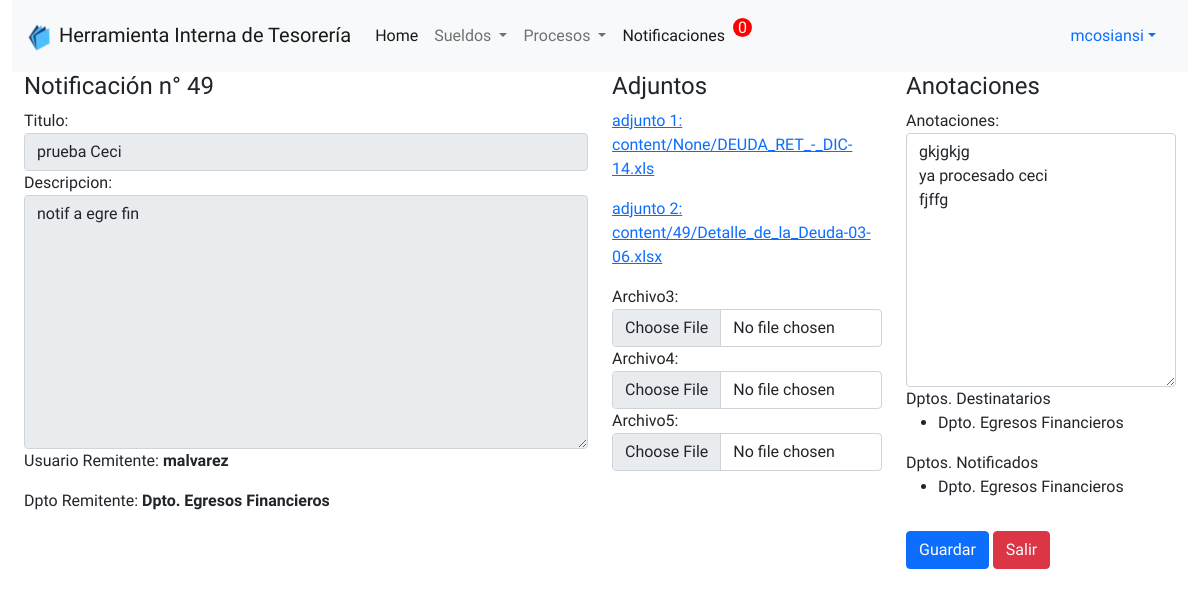
/notificaciones/update/49/ (signed in), run on the app's committed database.
### notificaciones/models.py (models this page shows)
class Notificaciones(models.Model):
	titulo = models.CharField(max_length=255)
	descripcion = models.TextField()
	archivo1 = models.FileField(
		upload_to=content_file_name,
		blank=True,null=True)
	archivo2 = models.FileField(
		upload_to=content_file_name,
		blank=True,null=True)
	archivo3 = models.FileField(
		upload_to=content_file_name,
		blank=True,null=True)
	archivo4 = models.FileField(
		upload_to=content_file_name,
		blank=True,null=True)
	archivo5 = models.FileField(
		upload_to=content_file_name,
		blank=True,null=True)
	usuario_remitente = models.ForeignKey(User,on_delete=models.CASCADE)
	depto_rem = models.ForeignKey(Group,on_delete=models.CASCADE,related_name='Departamento_Origen')
	usuarios_notif = models.TextField(blank=True,null=True) #diccionario con el usuario y la fecha
	deptos_destino = models.ManyToManyField(Group,related_name='Departamentos_Destino')
	deptos_notif = models.ManyToManyField(Group,related_name='Departamentos_Notificados',blank=True)
	created = models.DateTimeField(auto_now_add=True, verbose_name="Fecha de creación")
	updated = models.DateTimeField(auto_now=True, verbose_name="Fecha de edición")
	anotaciones = models.TextField(blank=True,null=True)
	class Meta:
		verbose_name = "Notificacion"
		verbose_name_plural = "Notificaciones"
		ordering = ['-created']

### notificaciones/views.py (the view, shortened to what this page needs)
# urls.py: path('update/<int:pk>/', views.NotificacionesUpdateView.as_view(), name='notificaciones_update'),
@method_decorator(login_required(login_url='/accounts/login/'), name='dispatch')
class NotificacionesUpdateView(UpdateView):
	model = Notificaciones
	template_name_suffix = '_update_form'
	form_class = Update_form
	success_url  = reverse_lazy('notificaciones')
	def get_context_data(self,**kwargs):
		context = super(NotificacionesUpdateView,self).get_context_data(**kwargs)
		grupo_user = str(self.request.user.groups.all()[0])
		objeto = Notificaciones.objects.get(pk=self.kwargs.get('pk'))
		patern="<Group: ([A-Za-z0-9 _]+)>"
		lista_obj = objeto.deptos_notif.all()
		lista_dptos_notif = []
		for i in lista_obj:
			lista_dptos_notif.append(str(i))
		lista_obj_dest = objeto.deptos_destino.all()
		lista_dptos_dest = []
		for i in lista_obj_dest:
			lista_dptos_dest.append(str(i))
		context['grupo_user'] = grupo_user
		context['lista_dptos_notif'] = lista_dptos_notif
		context['lista_dptos_dest'] = lista_dptos_dest
		anterior = self.request.META.get('HTTP_REFERER')
		context['anterior'] = anterior
		return context

### notificaciones/forms.py
class Update_form(forms.ModelForm):
	class Meta:
		model = Notificaciones
		fields = ["titulo",
				"descripcion",
				"archivo1",
				"archivo2",
				"archivo3",
				"archivo4",
				"archivo5",
				"anotaciones",
				]
	def __init__(self, *args, **kwargs):
		super(Update_form, self).__init__(*args, **kwargs)
		for field in self.fields:
			self.fields[field].widget.attrs.update({'class': 'form-control'})
		"""
		agregar readonly a los campos del formulario  a editar
		la idea es que al editar no se pueda modificar el titulo y la descripción de la notificación original
		"""
		self.fields["titulo"].widget.attrs['readonly'] = True
		self.fields["descripcion"].widget.attrs['readonly'] = True

### core/templatetags/tags.py (called while the page is built)
@register.filter
def n_notif(dpto):
	try:
	    notif = Notificaciones.objects.filter(deptos_destino=dpto)
	    notif = notif.exclude(deptos_notif=dpto)
	    return len(notif)
	except:
		return 0

@register.filter(name='has_group')
def has_group(user, group_name):
    group = Group.objects.get(name=group_name)
    return True if group in user.groups.all() else False

### notificaciones/templates/notificaciones/notificaciones_update_form.html (shortened to what this page needs)
{% extends 'core/base.html' %}
{% block content %}
<div class="container-fluid">
	<form method="post" enctype="multipart/form-data">
	<div class="row">
		<div class="w-50">
			<h4>Notificación n° {{object.id}}</h4>
			{{form.titulo.label_tag}}
			{{form.titulo}}
			{{form.descripcion.label_tag}}
			{{form.descripcion}}
			<p>
			Usuario Remitente:
			<strong>{{ object.usuario_remitente }}</strong>
			</p>
			<p>
			Dpto Remitente:
			<strong>{{object.depto_rem}}</strong>
			</p>
		</div>
		<div class="w-25 overflow-auto">
			<h4>Adjuntos</h4>
			{% if form.archivo1.value %}
				<a target="_blank" href="./../../../media/{{ form.archivo1.value }}">
					<p>adjunto 1: {{form.archivo1.value|stringformat:'s'}}</p>
				</a>
			{% else %}
					{{form.archivo1.label_tag}}
					{{form.archivo1}}
			{% endif %}
			{% if form.archivo2.value %}
				<a href="./../../../media/{{ form.archivo2.value }}">
					<p>adjunto 2: {{form.archivo2.value|stringformat:'s'}}</p>
				</a>
			{% else %}
					{{form.archivo2.label_tag}}
					{{form.archivo2}}
			{% endif %}
			{% if form.archivo3.value %}
				<a href="./../../../media/{{ form.archivo3.value }}">
					<p>adjunto 3: {{form.archivo3.value|stringformat:'s'}}</p>
				</a>
			{% else %}
					{{form.archivo3.label_tag}}
					{{form.archivo3}}
			{% endif %}
			{% if form.archivo4.value %}
				<a href="./../../../media/{{ form.archivo4.value }}">
					<p>adjunto 4: {{form.archivo4.value|stringformat:'s'}}</p>
				</a>
			{% else %}
					{{form.archivo4.label_tag}}
					{{form.archivo4}}
			{% endif %}
			{% if form.archivo5.value %}
				<a href="./../../../media/{{ form.archivo5.value }}">
					<p>adjunto 5: {{form.archivo5.value|stringformat:'s'}}</p>
				</a>
			{% else %}
					{{form.archivo5.label_tag}}
					{{form.archivo5}}
			{% endif %}
		</div>
		<div class="w-25">
			<h4>Anotaciones</h4>
			{{form.anotaciones.label_tag}}
			{{form.anotaciones}}
			<p class="mb-0">Dptos. Destinatarios</p>
			<ul>
			{% for group in object.deptos_destino.all %}
      			<li>{{group}}</li>
     		 {% endfor %}
			</ul>
			<p class="mb-0">Dptos. Notificados</p>
			<ul>
			{% for group in object.deptos_notif.all %}
      			<li>{{group}}</li>
      		{% endfor %}
			</ul>
			<div class="pt-3">
				<input type="submit" class="btn btn-primary btn-block" name="guardar" value="Guardar" />
				{% if anterior %}
				<a class="btn btn-danger link-light" href="javascript: history.go(-1)" >Salir</a>
				{% else %}
				<a class="btn btn-danger link-light" href="{% url 'notificaciones' %}" >Salir</a>
				{% endif %}
			</div>
		</div>
	</div>
</form>
</div>
{% endblock content %}

### core/templates/core/base.html (shortened to what this page needs)
<!DOCTYPE html>
<html lang="es">
<head>
    {% load static %}
    {% load tags %}
    <link rel="stylesheet" href="{% static 'core/bootstrap/css/style.css' %}">
    <link rel="stylesheet" href="{% static 'core/bootstrap/css/bootstrap.min.css' %}">
</head>
<body>
        <div class="container-fluid wrapper">
            <nav class="navbar navbar-expand-lg navbar-light bg-light">
                <div class="container-fluid">
                    <a href="{% url 'home' %}" class="navbar-brand">
                        <img src="{% static 'core/img/TGP - NBG.png' %}" width="30" height="30" alt="">
                        Herramienta Interna de Tesorería
                    </a>
                  <div class="collapse navbar-collapse" id="navbarNavDropdown">
                    <ul class="navbar-nav">
                      <li class="nav-item">
                        <a class="nav-link active" aria-current="page" href="{% url 'home' %}">Home</a>
                      </li>
                      {% if request.user|has_group:"Dpto. Operativo Financiero" or request.user|has_group:"Dpto. Egresos Financieros"%}
                      <li class="nav-item dropdown">
                        <a class="nav-link dropdown-toggle" href="#" id="navbarDropdownMenuLink" role="button" data-bs-toggle="dropdown" aria-expanded="false">
                          Sueldos
                        </a>
                      </li>
                      {% endif %}
                      <li class="nav-item dropdown">
                        <a class="nav-link dropdown-toggle" href="#" id="navbarDropdownMenuLink1" role="button" data-bs-toggle="dropdown" aria-expanded="false">
                          Procesos
                        </a>
                      </li>
                      {% if request.user.is_authenticated %}
                      <a href="{% url 'notificaciones' %}" class="nav-link active">Notificaciones</a>
                      <div>
                        <a href="{% url 'notificaciones_f' status='pendientes' %}" class="circuloNotif link-light">{{user.groups.all.0.id|n_notif }}</a>
                      </div>
                      {% endif %}
                    </ul>
                  </div>
                </div>
                {% if request.user.is_authenticated %}
                <div class="nav-link dropdown">
                  <a class="nav-link dropdown-toggle" href="#" role="button" data-bs-toggle="dropdown" aria-expanded="false" id="navbarDropdownMenuLink4">{{user.username}}</a>
                </div>
                {% else %}
                  <a class="btn btn-primary" href="{% url 'login' %}">Acceder</a>
                {% endif %}
              </nav>
            {% block content %}{% endblock %}
        </div>
<br>
</body>
</html>

### data on the page
Notificaciones: id "49", titulo "prueba Ceci", descripcion "notif a egre fin", usuario_remitente "malvarez", depto_rem "Dpto. Egresos Financieros", archivo1.value "content/None/DEUDA_RET_-_DIC-14.xls", archivo2.value "content/49/Detalle_de_la_Deuda-03-06.xlsx", anotaciones "gkjgkjg ya procesado ceci fjffg"

### other printed values
{{ user.groups.all.0.id|n_notif }} "0"
{{ user.username }} "mcosiansi"
{{ group }} "Dpto. Egresos Financieros"
